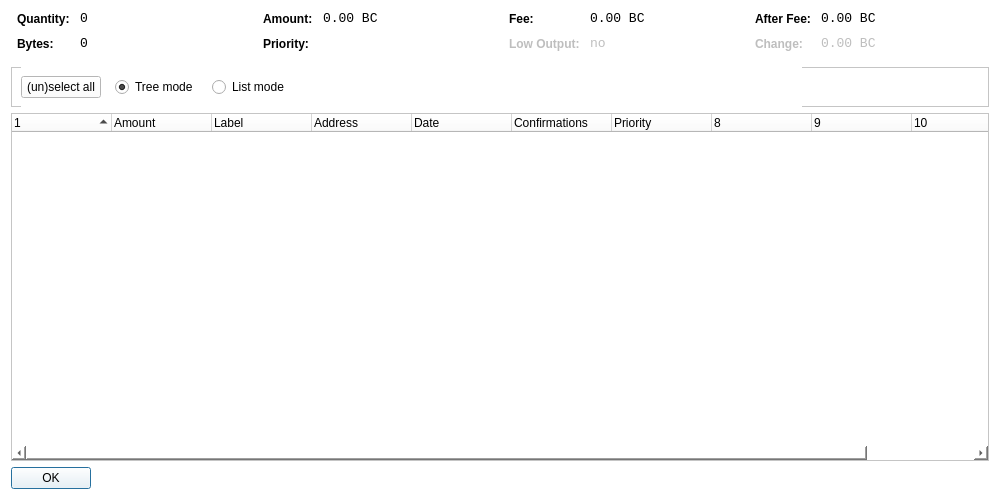
<?xml version="1.0" encoding="UTF-8"?>
<ui version="4.0">
 <class>CoinControlDialog</class>
 <widget class="QDialog" name="CoinControlDialog">
  <property name="geometry">
   <rect>
    <x>0</x>
    <y>0</y>
    <width>1000</width>
    <height>500</height>
   </rect>
  </property>
  <property name="windowTitle">
   <string>Coin Control</string>
  </property>
  <property name="autoFillBackground">
   <bool>false</bool>
  </property>
  <property name="styleSheet">
   <string notr="true">background-color: rgb(255, 255, 255);</string>
  </property>
  <layout class="QVBoxLayout" name="verticalLayout">
   <item>
    <layout class="QHBoxLayout" name="horizontalLayoutTop" stretch="0,0,0,0">
     <property name="topMargin">
      <number>0</number>
     </property>
     <property name="bottomMargin">
      <number>10</number>
     </property>
     <item>
      <layout class="QFormLayout" name="formLayoutCoinControl1">
       <property name="horizontalSpacing">
        <number>10</number>
       </property>
       <property name="verticalSpacing">
        <number>10</number>
       </property>
       <property name="leftMargin">
        <number>6</number>
       </property>
       <property name="rightMargin">
        <number>6</number>
       </property>
       <item row="0" column="0">
        <widget class="QLabel" name="labelCoinControlQuantityText">
         <property name="styleSheet">
          <string notr="true">font-weight:bold;</string>
         </property>
         <property name="text">
          <string>Quantity:</string>
         </property>
        </widget>
       </item>
       <item row="0" column="1">
        <widget class="QLabel" name="labelCoinControlQuantity">
         <property name="font">
          <font>
           <family>Monospace</family>
           <pointsize>10</pointsize>
          </font>
         </property>
         <property name="cursor">
          <cursorShape>IBeamCursor</cursorShape>
         </property>
         <property name="contextMenuPolicy">
          <enum>Qt::ActionsContextMenu</enum>
         </property>
         <property name="text">
          <string notr="true">0</string>
         </property>
         <property name="textInteractionFlags">
          <set>Qt::LinksAccessibleByMouse|Qt::TextSelectableByKeyboard|Qt::TextSelectableByMouse</set>
         </property>
        </widget>
       </item>
       <item row="1" column="0">
        <widget class="QLabel" name="labelCoinControlBytesText">
         <property name="styleSheet">
          <string notr="true">font-weight:bold;</string>
         </property>
         <property name="text">
          <string>Bytes:</string>
         </property>
        </widget>
       </item>
       <item row="1" column="1">
        <widget class="QLabel" name="labelCoinControlBytes">
         <property name="font">
          <font>
           <family>Monospace</family>
           <pointsize>10</pointsize>
          </font>
         </property>
         <property name="cursor">
          <cursorShape>IBeamCursor</cursorShape>
         </property>
         <property name="contextMenuPolicy">
          <enum>Qt::ActionsContextMenu</enum>
         </property>
         <property name="text">
          <string notr="true">0</string>
         </property>
         <property name="textInteractionFlags">
          <set>Qt::LinksAccessibleByMouse|Qt::TextSelectableByKeyboard|Qt::TextSelectableByMouse</set>
         </property>
        </widget>
       </item>
      </layout>
     </item>
     <item>
      <layout class="QFormLayout" name="formLayoutCoinControl2">
       <property name="horizontalSpacing">
        <number>10</number>
       </property>
       <property name="verticalSpacing">
        <number>10</number>
       </property>
       <property name="leftMargin">
        <number>6</number>
       </property>
       <property name="rightMargin">
        <number>6</number>
       </property>
       <item row="0" column="0">
        <widget class="QLabel" name="labelCoinControlAmountText">
         <property name="styleSheet">
          <string notr="true">font-weight:bold;</string>
         </property>
         <property name="text">
          <string>Amount:</string>
         </property>
        </widget>
       </item>
       <item row="0" column="1">
        <widget class="QLabel" name="labelCoinControlAmount">
         <property name="font">
          <font>
           <family>Monospace</family>
           <pointsize>10</pointsize>
          </font>
         </property>
         <property name="cursor">
          <cursorShape>IBeamCursor</cursorShape>
         </property>
         <property name="contextMenuPolicy">
          <enum>Qt::ActionsContextMenu</enum>
         </property>
         <property name="text">
          <string notr="true">0.00 BC</string>
         </property>
         <property name="textInteractionFlags">
          <set>Qt::LinksAccessibleByMouse|Qt::TextSelectableByKeyboard|Qt::TextSelectableByMouse</set>
         </property>
        </widget>
       </item>
       <item row="1" column="0">
        <widget class="QLabel" name="labelCoinControlPriorityText">
         <property name="styleSheet">
          <string notr="true">font-weight:bold;</string>
         </property>
         <property name="text">
          <string>Priority:</string>
         </property>
        </widget>
       </item>
       <item row="1" column="1">
        <widget class="QLabel" name="labelCoinControlPriority">
         <property name="font">
          <font>
           <family>Monospace</family>
           <pointsize>10</pointsize>
          </font>
         </property>
         <property name="cursor">
          <cursorShape>IBeamCursor</cursorShape>
         </property>
         <property name="contextMenuPolicy">
          <enum>Qt::ActionsContextMenu</enum>
         </property>
         <property name="text">
          <string/>
         </property>
         <property name="textInteractionFlags">
          <set>Qt::LinksAccessibleByMouse|Qt::TextSelectableByKeyboard|Qt::TextSelectableByMouse</set>
         </property>
        </widget>
       </item>
      </layout>
     </item>
     <item>
      <layout class="QFormLayout" name="formLayoutCoinControl3">
       <property name="horizontalSpacing">
        <number>10</number>
       </property>
       <property name="verticalSpacing">
        <number>10</number>
       </property>
       <property name="leftMargin">
        <number>6</number>
       </property>
       <property name="rightMargin">
        <number>6</number>
       </property>
       <item row="0" column="0">
        <widget class="QLabel" name="labelCoinControlFeeText">
         <property name="styleSheet">
          <string notr="true">font-weight:bold;</string>
         </property>
         <property name="text">
          <string>Fee:</string>
         </property>
        </widget>
       </item>
       <item row="0" column="1">
        <widget class="QLabel" name="labelCoinControlFee">
         <property name="font">
          <font>
           <family>Monospace</family>
           <pointsize>10</pointsize>
          </font>
         </property>
         <property name="cursor">
          <cursorShape>IBeamCursor</cursorShape>
         </property>
         <property name="contextMenuPolicy">
          <enum>Qt::ActionsContextMenu</enum>
         </property>
         <property name="text">
          <string notr="true">0.00 BC</string>
         </property>
         <property name="textInteractionFlags">
          <set>Qt::LinksAccessibleByMouse|Qt::TextSelectableByKeyboard|Qt::TextSelectableByMouse</set>
         </property>
        </widget>
       </item>
       <item row="1" column="0">
        <widget class="QLabel" name="labelCoinControlLowOutputText">
         <property name="enabled">
          <bool>false</bool>
         </property>
         <property name="styleSheet">
          <string notr="true">font-weight:bold;</string>
         </property>
         <property name="text">
          <string>Low Output:</string>
         </property>
        </widget>
       </item>
       <item row="1" column="1">
        <widget class="QLabel" name="labelCoinControlLowOutput">
         <property name="enabled">
          <bool>false</bool>
         </property>
         <property name="font">
          <font>
           <family>Monospace</family>
           <pointsize>10</pointsize>
          </font>
         </property>
         <property name="cursor">
          <cursorShape>IBeamCursor</cursorShape>
         </property>
         <property name="contextMenuPolicy">
          <enum>Qt::ActionsContextMenu</enum>
         </property>
         <property name="text">
          <string notr="true">no</string>
         </property>
         <property name="textInteractionFlags">
          <set>Qt::LinksAccessibleByMouse|Qt::TextSelectableByKeyboard|Qt::TextSelectableByMouse</set>
         </property>
        </widget>
       </item>
      </layout>
     </item>
     <item>
      <layout class="QFormLayout" name="formLayoutCoinControl4">
       <property name="horizontalSpacing">
        <number>10</number>
       </property>
       <property name="verticalSpacing">
        <number>10</number>
       </property>
       <property name="leftMargin">
        <number>6</number>
       </property>
       <property name="rightMargin">
        <number>6</number>
       </property>
       <item row="0" column="0">
        <widget class="QLabel" name="labelCoinControlAfterFeeText">
         <property name="styleSheet">
          <string notr="true">font-weight:bold;</string>
         </property>
         <property name="text">
          <string>After Fee:</string>
         </property>
        </widget>
       </item>
       <item row="0" column="1">
        <widget class="QLabel" name="labelCoinControlAfterFee">
         <property name="font">
          <font>
           <family>Monospace</family>
           <pointsize>10</pointsize>
          </font>
         </property>
         <property name="cursor">
          <cursorShape>IBeamCursor</cursorShape>
         </property>
         <property name="contextMenuPolicy">
          <enum>Qt::ActionsContextMenu</enum>
         </property>
         <property name="text">
          <string notr="true">0.00 BC</string>
         </property>
         <property name="textInteractionFlags">
          <set>Qt::LinksAccessibleByMouse|Qt::TextSelectableByKeyboard|Qt::TextSelectableByMouse</set>
         </property>
        </widget>
       </item>
       <item row="1" column="0">
        <widget class="QLabel" name="labelCoinControlChangeText">
         <property name="enabled">
          <bool>false</bool>
         </property>
         <property name="styleSheet">
          <string notr="true">font-weight:bold;</string>
         </property>
         <property name="text">
          <string>Change:</string>
         </property>
        </widget>
       </item>
       <item row="1" column="1">
        <widget class="QLabel" name="labelCoinControlChange">
         <property name="enabled">
          <bool>false</bool>
         </property>
         <property name="font">
          <font>
           <family>Monospace</family>
           <pointsize>10</pointsize>
          </font>
         </property>
         <property name="cursor">
          <cursorShape>IBeamCursor</cursorShape>
         </property>
         <property name="contextMenuPolicy">
          <enum>Qt::ActionsContextMenu</enum>
         </property>
         <property name="text">
          <string notr="true">0.00 BC</string>
         </property>
         <property name="textInteractionFlags">
          <set>Qt::LinksAccessibleByMouse|Qt::TextSelectableByKeyboard|Qt::TextSelectableByMouse</set>
         </property>
        </widget>
       </item>
      </layout>
     </item>
    </layout>
   </item>
   <item>
    <widget class="QFrame" name="frame">
     <property name="minimumSize">
      <size>
       <width>0</width>
       <height>40</height>
      </size>
     </property>
     <property name="frameShape">
      <enum>QFrame::StyledPanel</enum>
     </property>
     <property name="frameShadow">
      <enum>QFrame::Sunken</enum>
     </property>
     <widget class="QWidget" name="horizontalLayoutWidget">
      <property name="geometry">
       <rect>
        <x>10</x>
        <y>0</y>
        <width>781</width>
        <height>41</height>
       </rect>
      </property>
      <layout class="QHBoxLayout" name="horizontalLayoutPanel" stretch="0,0,0,0">
       <property name="spacing">
        <number>14</number>
       </property>
       <item>
        <widget class="QPushButton" name="pushButtonSelectAll">
         <property name="sizePolicy">
          <sizepolicy hsizetype="Maximum" vsizetype="Fixed">
           <horstretch>0</horstretch>
           <verstretch>0</verstretch>
          </sizepolicy>
         </property>
         <property name="text">
          <string>(un)select all</string>
         </property>
        </widget>
       </item>
       <item>
        <widget class="QRadioButton" name="radioTreeMode">
         <property name="sizePolicy">
          <sizepolicy hsizetype="Maximum" vsizetype="Fixed">
           <horstretch>0</horstretch>
           <verstretch>0</verstretch>
          </sizepolicy>
         </property>
         <property name="text">
          <string>Tree mode</string>
         </property>
         <property name="checked">
          <bool>true</bool>
         </property>
        </widget>
       </item>
       <item>
        <widget class="QRadioButton" name="radioListMode">
         <property name="sizePolicy">
          <sizepolicy hsizetype="Maximum" vsizetype="Fixed">
           <horstretch>0</horstretch>
           <verstretch>0</verstretch>
          </sizepolicy>
         </property>
         <property name="text">
          <string>List mode</string>
         </property>
        </widget>
       </item>
       <item>
        <spacer name="horizontalSpacer">
         <property name="orientation">
          <enum>Qt::Horizontal</enum>
         </property>
         <property name="sizeHint" stdset="0">
          <size>
           <width>40</width>
           <height>20</height>
          </size>
         </property>
        </spacer>
       </item>
      </layout>
     </widget>
    </widget>
   </item>
   <item>
    <widget class="CoinControlTreeWidget" name="treeWidget">
     <property name="contextMenuPolicy">
      <enum>Qt::CustomContextMenu</enum>
     </property>
     <property name="sortingEnabled">
      <bool>false</bool>
     </property>
     <property name="columnCount">
      <number>11</number>
     </property>
     <attribute name="headerShowSortIndicator" stdset="0">
      <bool>true</bool>
     </attribute>
     <attribute name="headerStretchLastSection">
      <bool>false</bool>
     </attribute>
     <column>
      <property name="text">
       <string/>
      </property>
     </column>
     <column>
      <property name="text">
       <string>Amount</string>
      </property>
     </column>
     <column>
      <property name="text">
       <string>Label</string>
      </property>
     </column>
     <column>
      <property name="text">
       <string>Address</string>
      </property>
     </column>
     <column>
      <property name="text">
       <string>Date</string>
      </property>
     </column>
     <column>
      <property name="text">
       <string>Confirmations</string>
      </property>
      <property name="toolTip">
       <string>Confirmed</string>
      </property>
     </column>
     <column>
      <property name="text">
       <string>Priority</string>
      </property>
     </column>
     <column>
      <property name="text">
       <string/>
      </property>
     </column>
     <column>
      <property name="text">
       <string/>
      </property>
     </column>
     <column>
      <property name="text">
       <string/>
      </property>
     </column>
     <column>
      <property name="text">
       <string/>
      </property>
     </column>
    </widget>
   </item>
   <item>
    <widget class="QDialogButtonBox" name="buttonBox">
     <property name="sizePolicy">
      <sizepolicy hsizetype="Maximum" vsizetype="Fixed">
       <horstretch>0</horstretch>
       <verstretch>0</verstretch>
      </sizepolicy>
     </property>
     <property name="orientation">
      <enum>Qt::Horizontal</enum>
     </property>
     <property name="standardButtons">
      <set>QDialogButtonBox::Ok</set>
     </property>
    </widget>
   </item>
  </layout>
 </widget>
 <customwidgets>
  <customwidget>
   <class>CoinControlTreeWidget</class>
   <extends>QTreeWidget</extends>
   <header>coincontroltreewidget.h</header>
  </customwidget>
 </customwidgets>
 <resources/>
 <connections/>
</ui>
